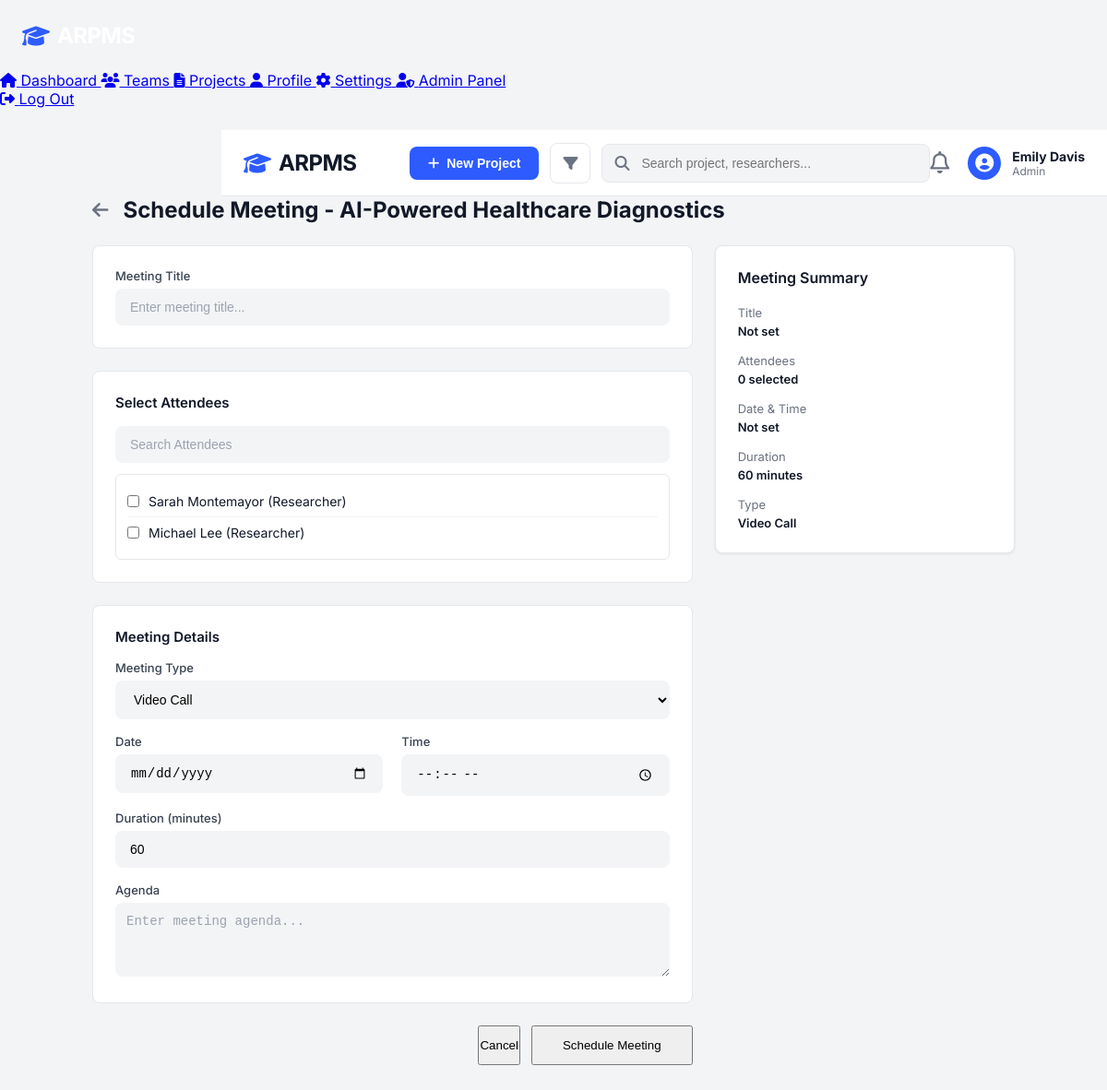
/meetings/schedule.php?id=1 (signed in), run on the app's committed database.
### tables this page shows
CREATE TABLE IF NOT EXISTS research_projects (
    project_id INT PRIMARY KEY AUTO_INCREMENT,
    proposal_id INT,
    title VARCHAR(255) NOT NULL,
    description TEXT,
    department_id INT,
    budget DECIMAL(12,2),
    budget_personnel DECIMAL(12,2) DEFAULT 0,
    budget_equipment DECIMAL(12,2) DEFAULT 0,
    budget_materials DECIMAL(12,2) DEFAULT 0,
    budget_other DECIMAL(12,2) DEFAULT 0,
    start_date DATE,
    end_date DATE,
    progress INT DEFAULT 0,
    status ENUM('not_started','in_progress','at_risk','delayed','on_track','completed') DEFAULT 'in_progress',
    coordinator_id INT,
    created_by INT,
    created_at TIMESTAMP DEFAULT CURRENT_TIMESTAMP,
    FOREIGN KEY (department_id) REFERENCES departments(department_id),
    FOREIGN KEY (coordinator_id) REFERENCES users(user_id),
    FOREIGN KEY (created_by) REFERENCES users(user_id)
);

CREATE TABLE IF NOT EXISTS users (
    user_id INT PRIMARY KEY AUTO_INCREMENT,
    department_id INT,
    full_name VARCHAR(100) NOT NULL,
    email VARCHAR(100) UNIQUE NOT NULL,
    password VARCHAR(255) NOT NULL,
    role ENUM('admin','coordinator','researcher') NOT NULL,
    profile_photo VARCHAR(255) DEFAULT NULL,
    status ENUM('active','inactive','pending') DEFAULT 'pending',
    created_at TIMESTAMP DEFAULT CURRENT_TIMESTAMP,
    updated_at TIMESTAMP DEFAULT CURRENT_TIMESTAMP ON UPDATE CURRENT_TIMESTAMP,
    FOREIGN KEY (department_id) REFERENCES departments(department_id)
);

### meetings/schedule.php (the view, shortened to what this page needs)
<?php
require_once '../config/database.php';
$project_id = intval($_GET['id'] ?? 0);
$stmt = $pdo->prepare("SELECT title FROM research_projects WHERE project_id = ?");
$stmt->execute([$project_id]);
$project_title = $stmt->fetchColumn();
$stmt = $pdo->prepare("SELECT u.user_id, u.full_name, u.role FROM users u JOIN project_team pt ON u.user_id = pt.user_id WHERE pt.project_id = ?");
$stmt->execute([$project_id]);
$team = $stmt->fetchAll();
?>
<!DOCTYPE html>
<html lang="en">
<head>
    <link rel="stylesheet" href="../assets/css/style.css">
    <link rel="stylesheet" href="https://cdnjs.cloudflare.com/ajax/libs/font-awesome/6.4.0/css/all.min.css">
</head>
<body style="background: #F3F4F6;">
    <?php include '../includes/sidebar.php'; ?>
    <div style="margin-left: 240px;">
        <?php include '../includes/header.php'; ?>
    </div>
    <main class="main-content">
        <div style="max-width: 1000px; margin: 0 auto;">
            <div style="display: flex; align-items: center; gap: 16px; margin-bottom: 24px;">
                <a href="../projects/view.php?id=<?php echo $project_id; ?>" style="color: #6B7280; font-size: 20px;"><i class="fa-solid fa-arrow-left"></i></a>
                <h1 style="font-size: 24px; font-weight: 700; color: #111827;">Schedule Meeting - <?php echo htmlspecialchars($project_title); ?></h1>
            </div>
            <div class="meeting-grid">
                <div class="left-col">
                    <form action="save_meeting.php" method="POST">
                        <div class="form-section">
                            <label style="display: block; font-size: 13px; font-weight: 500; color: #374151; margin-bottom: 6px;">Meeting Title</label>
                            <input type="text" name="title" id="meeting-title-input" class="login-input" style="padding-left: 16px;" placeholder="Enter meeting title..." oninput="updateSummary()">
                        </div>
                        <div class="form-section">
                            <h3 style="font-size: 15px; font-weight: 600; margin-bottom: 16px;">Select Attendees</h3>
                            <input type="text" class="login-input" style="padding-left: 16px; height: 40px;" placeholder="Search Attendees">
                            <div class="attendee-list">
                                <?php foreach($team as $m): ?>
                                <label class="attendee-item">
                                    <input type="checkbox" name="attendees[]" value="<?php echo $m['user_id']; ?>" class="attendee-checkbox" data-name="<?php echo htmlspecialchars($m['full_name']); ?>" onchange="updateSummary()">
                                    <span style="font-size: 14px;"><?php echo htmlspecialchars($m['full_name']); ?> (<?php echo ucfirst($m['role']); ?>)</span>
                                </label>
                                <?php endforeach; ?>
                            </div>
                        </div>
                        <div class="form-section">
                            <h3 style="font-size: 15px; font-weight: 600; margin-bottom: 16px;">Meeting Details</h3>
                            <div style="margin-bottom: 16px;">
                                <label style="display: block; font-size: 13px; font-weight: 500; color: #374151; margin-bottom: 6px;">Meeting Type</label>
                                <select name="type" id="meeting-type-input" class="login-input" style="padding-left: 16px;" onchange="updateSummary()">
                                    <option value="Video Call">Video Call</option>
                                </select>
                            </div>
                            <div style="display: grid; grid-template-columns: 1fr 1fr; gap: 20px; margin-bottom: 16px;">
                                <div>
                                    <label style="display: block; font-size: 13px; font-weight: 500; color: #374151; margin-bottom: 6px;">Date</label>
                                    <input type="date" name="date" id="meeting-date-input" class="login-input" style="padding-left: 16px;" onchange="updateSummary()">
                                </div>
                                <div>
                                    <label style="display: block; font-size: 13px; font-weight: 500; color: #374151; margin-bottom: 6px;">Time</label>
                                    <input type="time" name="time" id="meeting-time-input" class="login-input" style="padding-left: 16px;" onchange="updateSummary()">
                                </div>
                            </div>
                            <div style="margin-bottom: 16px;">
                                <label style="display: block; font-size: 13px; font-weight: 500; color: #374151; margin-bottom: 6px;">Duration (minutes)</label>
                                <input type="number" name="duration" id="meeting-duration-input" class="login-input" style="padding-left: 16px;" value="60" oninput="updateSummary()">
                            </div>
                            <div>
                                <label style="display: block; font-size: 13px; font-weight: 500; color: #374151; margin-bottom: 6px;">Agenda</label>
                                <textarea name="agenda" class="login-input" style="padding: 12px; height: 80px;" placeholder="Enter meeting agenda..."></textarea>
                            </div>
                        </div>
                        <div style="display: flex; justify-content: flex-end; gap: 12px; margin-bottom: 40px;">
                            <button type="button" class="btn-edit" onclick="history.back()">Cancel</button>
                            <button type="submit" class="btn-view" style="padding: 12px 32px;">Schedule Meeting</button>
                        </div>
                    </form>
                </div>
                <div class="right-col">
                    <div class="summary-panel">
                        <h3 style="font-size: 16px; font-weight: 600; color: #111827; margin-bottom: 20px;">Meeting Summary</h3>
                        <div style="display: flex; flex-direction: column; gap: 16px; font-size: 13px;">
                            <div>
                                <span style="color: #6B7280; display: block; margin-bottom: 4px;">Title</span>
                                <span style="font-weight: 600;" id="summary-title">Not set</span>
                            </div>
                            <div>
                                <span style="color: #6B7280; display: block; margin-bottom: 4px;">Attendees</span>
                                <span style="font-weight: 600;" id="attendee-count">0 selected</span>
                            </div>
                            <div>
                                <span style="color: #6B7280; display: block; margin-bottom: 4px;">Date & Time</span>
                                <span style="font-weight: 600;" id="summary-datetime">Not set</span>
                            </div>
                            <div>
                                <span style="color: #6B7280; display: block; margin-bottom: 4px;">Duration</span>
                                <span style="font-weight: 600;" id="summary-duration">60 minutes</span>
                            </div>
                            <div>
                                <span style="color: #6B7280; display: block; margin-bottom: 4px;">Type</span>
                                <span style="font-weight: 600;" id="summary-type">Video Call</span>
                            </div>
                        </div>
                    </div>
                </div>
            </div>
        </div>
    </main>
</body>
</html>

### assets/css/style.css (style rules this page uses)
:root { --primary-blue: #2D5BFF; --primary-blue-hover: #1E40AF; --bg-light: #F8F9FA; --text-dark: #111827; --text-muted: #6B7280; --border-color: #E5E7EB; --white: #FFFFFF; --success-green: #22C55E; --warning-orange: #F59E0B; --danger-red: #EF4444; --card-shadow: 0 1px 3px rgba(0, 0, 0, 0.1); }
* { margin: 0; padding: 0; box-sizing: border-box; }
body { font-family: 'Inter', sans-serif; background-color: #F3F4F6; color: var(--text-dark); -webkit-font-smoothing: antialiased; }
.login-input { width: 100%; padding: 12px 16px; background: #F3F4F6; border: none; border-radius: 8px; font-size: 14px; outline: none; }
.login-input::placeholder { color: #9CA3AF; }

### meetings/schedule.php (style rules this page uses)
.meeting-grid { display: grid; grid-template-columns: 2fr 1fr; gap: 24px; }
.summary-panel { position: sticky; top: 88px; background: white; padding: 24px; border-radius: 8px; border: 1px solid #E5E7EB; box-shadow: 0 1px 3px rgba(0,0,0,0.08); }
.form-section { background: white; padding: 24px; border-radius: 8px; border: 1px solid #E5E7EB; margin-bottom: 24px; }
.attendee-list { max-height: 200px; overflow-y: auto; border: 1px solid #E5E7EB; border-radius: 6px; padding: 12px; margin-top: 12px; }
.attendee-item { display: flex; align-items: center; gap: 10px; padding: 8px 0; border-bottom: 1px solid #F3F4F6; }
.attendee-item:last-child { border-bottom: none; }

### data on the page
research_projects: title "AI-Powered Healthcare Diagnostics"
users: full_name "Sarah Montemayor", role "Researcher"
users: full_name "Michael Lee", role "Researcher"

### other printed values
$full_name "Emily Davis"
$role "Admin"
